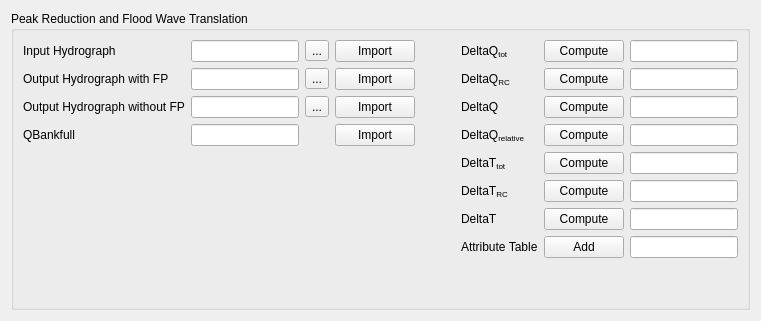
        <widget class="QWidget" name="tab_3">
         <attribute name="title">
          <string>Hydrology</string>
         </attribute>
         <layout class="QGridLayout" name="gridLayout_10">
          <item row="1" column="0">
           <widget class="QGroupBox" name="groupBox_6">
            <property name="title">
             <string>Peak Reduction and Flood Wave Translation</string>
            </property>
            <layout class="QGridLayout" name="gridLayout_11">
             <item row="1" column="5">
              <widget class="QLabel" name="label_13">
               <property name="toolTip">
                <string>&lt;html&gt;&lt;head/&gt;&lt;body&gt;&lt;p&gt;The difference where a maximum value between the Qmax Input and Qmax Output without FP occurs, referred to as total peak reduction&lt;/p&gt;&lt;/body&gt;&lt;/html&gt;</string>
               </property>
               <property name="text">
                <string>DeltaQ&lt;span style=&quot; vertical-align:sub;&quot;&gt;RC&lt;/span&gt;</string>
               </property>
              </widget>
             </item>
             <item row="3" column="3">
              <widget class="QPushButton" name="pushButton_8">
               <property name="toolTip">
                <string>&lt;html&gt;&lt;head/&gt;&lt;body&gt;&lt;p&gt;&lt;br/&gt;&lt;/p&gt;&lt;/body&gt;&lt;/html&gt;</string>
               </property>
               <property name="text">
                <string>Import</string>
               </property>
              </widget>
             </item>
             <item row="6" column="5">
              <widget class="QLabel" name="label_18">
               <property name="toolTip">
                <string>&lt;html&gt;&lt;head/&gt;&lt;body&gt;&lt;p&gt;The difference between the DeltaT&lt;span style=&quot; vertical-align:sub;&quot;&gt;tot&lt;/span&gt; and the DeltaT&lt;span style=&quot; vertical-align:sub;&quot;&gt;RC&lt;/span&gt;&lt;/p&gt;&lt;/body&gt;&lt;/html&gt;</string>
               </property>
               <property name="text">
                <string>DeltaT</string>
               </property>
              </widget>
             </item>
             <item row="1" column="2">
              <widget class="QToolButton" name="toolButton_3">
               <property name="text">
                <string>...</string>
               </property>
              </widget>
             </item>
             <item row="0" column="6">
              <widget class="QPushButton" name="pushButton">
               <property name="text">
                <string>Compute</string>
               </property>
              </widget>
             </item>
             <item row="0" column="2">
              <widget class="QToolButton" name="toolButton_2">
               <property name="text">
                <string>...</string>
               </property>
              </widget>
             </item>
             <item row="0" column="1">
              <widget class="QLineEdit" name="lineEdit_7"/>
             </item>
             <item row="1" column="6">
              <widget class="QPushButton" name="pushButton_4">
               <property name="text">
                <string>Compute</string>
               </property>
              </widget>
             </item>
             <item row="4" column="5">
              <widget class="QLabel" name="label_17">
               <property name="toolTip">
                <string>&lt;html&gt;&lt;head/&gt;&lt;body&gt;&lt;p&gt;The difference between the time where a maximum value of the Qmax of the output hydrograph with FP and Qmax of the input hydrograph occurs&lt;/p&gt;&lt;/body&gt;&lt;/html&gt;</string>
               </property>
               <property name="text">
                <string>DeltaT&lt;span style=&quot; vertical-align:sub;&quot;&gt;tot&lt;/span&gt;</string>
               </property>
              </widget>
             </item>
             <item row="1" column="0">
              <widget class="QLabel" name="label_9">
               <property name="toolTip">
                <string>&lt;html&gt;&lt;head/&gt;&lt;body&gt;&lt;p&gt;Output hydrograph at the end of the floodplain&lt;/p&gt;&lt;/body&gt;&lt;/html&gt;</string>
               </property>
               <property name="text">
                <string>&lt;html&gt;&lt;head/&gt;&lt;body&gt;&lt;p&gt;&lt;span style=&quot; vertical-align:sub;&quot;/&gt;Output Hydrograph with FP&lt;/p&gt;&lt;/body&gt;&lt;/html&gt;</string>
               </property>
              </widget>
             </item>
             <item row="1" column="3">
              <widget class="QPushButton" name="pushButton_6">
               <property name="toolTip">
                <string>&lt;html&gt;&lt;head/&gt;&lt;body&gt;&lt;p&gt;Please use space &amp;quot; &amp;quot; deliminated .txt file&lt;/p&gt;&lt;/body&gt;&lt;/html&gt;</string>
               </property>
               <property name="text">
                <string>Import</string>
               </property>
              </widget>
             </item>
             <item row="4" column="6">
              <widget class="QPushButton" name="pushButton_11">
               <property name="text">
                <string>Compute</string>
               </property>
              </widget>
             </item>
             <item row="2" column="7">
              <widget class="QLineEdit" name="lineEdit_12"/>
             </item>
             <item row="3" column="5">
              <widget class="QLabel" name="label_15">
               <property name="toolTip">
                <string>&lt;html&gt;&lt;head/&gt;&lt;body&gt;&lt;p&gt;DeltaQ&lt;span style=&quot; vertical-align:sub;&quot;&gt;relative &lt;/span&gt;is calculated by dividing DeltaQ with the difference of (maximum of the Qmax Input and QBankfull) x 100&lt;/p&gt;&lt;/body&gt;&lt;/html&gt;</string>
               </property>
               <property name="text">
                <string>DeltaQ&lt;span style=&quot; vertical-align:sub;&quot;&gt;relative&lt;/span&gt;</string>
               </property>
              </widget>
             </item>
             <item row="0" column="7">
              <widget class="QLineEdit" name="lineEdit_10"/>
             </item>
             <item row="2" column="6">
              <widget class="QPushButton" name="pushButton_9">
               <property name="text">
                <string>Compute</string>
               </property>
              </widget>
             </item>
             <item row="2" column="5">
              <widget class="QLabel" name="label_14">
               <property name="toolTip">
                <string>&lt;html&gt;&lt;head/&gt;&lt;body&gt;&lt;p&gt;The difference between the DeltaQ&lt;span style=&quot; vertical-align:sub;&quot;&gt;tot&lt;/span&gt; and the DeltaQ&lt;span style=&quot; vertical-align:sub;&quot;&gt;RC&lt;/span&gt;&lt;/p&gt;&lt;/body&gt;&lt;/html&gt;</string>
               </property>
               <property name="text">
                <string>DeltaQ</string>
               </property>
              </widget>
             </item>
             <item row="3" column="7">
              <widget class="QLineEdit" name="lineEdit_13"/>
             </item>
             <item row="6" column="6">
              <widget class="QPushButton" name="pushButton_13">
               <property name="text">
                <string>Compute</string>
               </property>
              </widget>
             </item>
             <item row="0" column="0">
              <widget class="QLabel" name="label_8">
               <property name="toolTip">
                <string>&lt;html&gt;&lt;head/&gt;&lt;body&gt;&lt;p&gt;Input hydrograph at the beginning of the floodplain&lt;/p&gt;&lt;/body&gt;&lt;/html&gt;</string>
               </property>
               <property name="text">
                <string>&lt;html&gt;&lt;head/&gt;&lt;body&gt;&lt;p&gt;Input Hydrograph&lt;/p&gt;&lt;/body&gt;&lt;/html&gt;</string>
               </property>
              </widget>
             </item>
             <item row="5" column="6">
              <widget class="QPushButton" name="pushButton_12">
               <property name="text">
                <string>Compute</string>
               </property>
              </widget>
             </item>
             <item row="4" column="7">
              <widget class="QLineEdit" name="lineEdit_14"/>
             </item>
             <item row="2" column="3">
              <widget class="QPushButton" name="pushButton_7">
               <property name="toolTip">
                <string>&lt;html&gt;&lt;head/&gt;&lt;body&gt;&lt;p&gt;Please use space &amp;quot; &amp;quot; deliminated .txt file&lt;/p&gt;&lt;/body&gt;&lt;/html&gt;</string>
               </property>
               <property name="text">
                <string>Import</string>
               </property>
              </widget>
             </item>
             <item row="3" column="6">
              <widget class="QPushButton" name="pushButton_10">
               <property name="text">
                <string>Compute</string>
               </property>
              </widget>
             </item>
             <item row="2" column="0">
              <widget class="QLabel" name="label_11">
               <property name="toolTip">
                <string>&lt;html&gt;&lt;head/&gt;&lt;body&gt;&lt;p&gt;Output hydrograph at the end of the floodplain for the river channel model (without floodplain)&lt;/p&gt;&lt;/body&gt;&lt;/html&gt;</string>
               </property>
               <property name="text">
                <string>&lt;html&gt;&lt;head/&gt;&lt;body&gt;&lt;p&gt;Output Hydrograph without FP&lt;/p&gt;&lt;/body&gt;&lt;/html&gt;</string>
               </property>
              </widget>
             </item>
             <item row="5" column="7">
              <widget class="QLineEdit" name="lineEdit_15"/>
             </item>
             <item row="6" column="7">
              <widget class="QLineEdit" name="lineEdit_16"/>
             </item>
             <item row="2" column="1">
              <widget class="QLineEdit" name="lineEdit_9"/>
             </item>
             <item row="0" column="5">
              <widget class="QLabel" name="label_12">
               <property name="toolTip">
                <string>&lt;html&gt;&lt;head/&gt;&lt;body&gt;&lt;p&gt;The difference where a maximum value between the Qmax Input and Qmax Output with FP occurs, referred to as total peak reduction&lt;/p&gt;&lt;/body&gt;&lt;/html&gt;</string>
               </property>
               <property name="text">
                <string>&lt;html&gt;&lt;head/&gt;&lt;body&gt;&lt;p&gt;DeltaQ&lt;span style=&quot; vertical-align:sub;&quot;&gt;tot&lt;/span&gt;&lt;/p&gt;&lt;/body&gt;&lt;/html&gt;</string>
               </property>
              </widget>
             </item>
             <item row="5" column="5">
              <widget class="QLabel" name="label_16">
               <property name="toolTip">
                <string>&lt;html&gt;&lt;head/&gt;&lt;body&gt;&lt;p&gt;The difference between the time where a maximum value of the Qmax of the output hydrograph without FP and Qmax of the input hydrograph occurs&lt;/p&gt;&lt;/body&gt;&lt;/html&gt;</string>
               </property>
               <property name="text">
                <string>DeltaT&lt;span style=&quot; vertical-align:sub;&quot;&gt;RC&lt;/span&gt;</string>
               </property>
              </widget>
             </item>
             <item row="0" column="3">
              <widget class="QPushButton" name="pushButton_5">
               <property name="toolTip">
                <string>&lt;html&gt;&lt;head/&gt;&lt;body&gt;&lt;p&gt;Please use space &amp;quot; &amp;quot; deliminated .txt file&lt;/p&gt;&lt;/body&gt;&lt;/html&gt;</string>
               </property>
               <property name="text">
                <string>Import</string>
               </property>
              </widget>
             </item>
             <item row="3" column="0">
              <widget class="QLabel" name="label_10">
               <property name="toolTip">
                <string>&lt;html&gt;&lt;head/&gt;&lt;body&gt;&lt;p&gt;Bankfull discharge&lt;/p&gt;&lt;/body&gt;&lt;/html&gt;</string>
               </property>
               <property name="text">
                <string>QBankfull</string>
               </property>
              </widget>
             </item>
             <item row="2" column="2">
              <widget class="QToolButton" name="toolButton_4">
               <property name="text">
                <string>...</string>
               </property>
              </widget>
             </item>
             <item row="1" column="7">
              <widget class="QLineEdit" name="lineEdit_11"/>
             </item>
             <item row="8" column="5">
              <spacer name="verticalSpacer_3">
               <property name="orientation">
                <enum>Qt::Vertical</enum>
               </property>
               <property name="sizeHint" stdset="0">
                <size>
                 <width>20</width>
                 <height>40</height>
                </size>
               </property>
              </spacer>
             </item>
             <item row="3" column="1">
              <widget class="QLineEdit" name="lineEdit_2"/>
             </item>
             <item row="1" column="1">
              <widget class="QLineEdit" name="lineEdit_8"/>
             </item>
             <item row="0" column="4">
              <spacer name="horizontalSpacer_2">
               <property name="orientation">
                <enum>Qt::Horizontal</enum>
               </property>
               <property name="sizeHint" stdset="0">
                <size>
                 <width>40</width>
                 <height>20</height>
                </size>
               </property>
              </spacer>
             </item>
             <item row="7" column="6">
              <widget class="QPushButton" name="pushButton_26">
               <property name="text">
                <string>Add</string>
               </property>
              </widget>
             </item>
             <item row="7" column="5">
              <widget class="QLabel" name="label_39">
               <property name="text">
                <string>Attribute Table</string>
               </property>
              </widget>
             </item>
             <item row="7" column="7">
              <widget class="QLineEdit" name="lineEdit_35"/>
             </item>
            </layout>
           </widget>
          </item>
         </layout>
        </widget>
